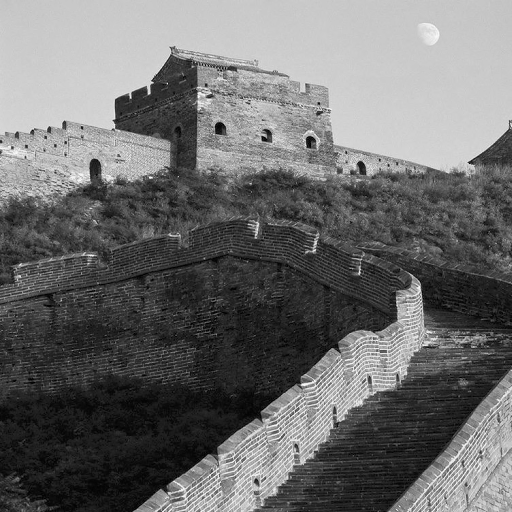
#> input picture AUTO545505-数字图像和视频处理/第三次作业/assets/citywall.bmp, 512 x 512 px; its folder holds 4 pictures in this run
$ python hw3.py
#> lines starting #> are read from the running program, lines starting #| are printed output that depends on the picture
from pathlib import Path

import matplotlib.pyplot as plt
import numpy as np
from PIL import Image

ROOT = Path(__file__).resolve().parent
ASSET_DIR = ROOT / "assets"
OUT_DIR = ROOT / "outputs"
HIST_DIR = OUT_DIR / "histograms"
EQUALIZE_DIR = OUT_DIR / "equalized"
MATCH_DIR = OUT_DIR / "matched"
LOCAL_DIR = OUT_DIR / "local_equalized"
SEG_DIR = OUT_DIR / "segmentation"

for directory in [OUT_DIR, HIST_DIR, EQUALIZE_DIR, MATCH_DIR, LOCAL_DIR, SEG_DIR]:
    directory.mkdir(parents=True, exist_ok=True)

IMAGE_EXTENSIONS = {".bmp", ".jpg", ".jpeg", ".png"}
MATCH_REFERENCES = {
    "citywall1.bmp": "citywall.bmp",
    "citywall2.bmp": "citywall.bmp",
    "elain1.bmp": "elain.bmp",
    "elain2.bmp": "elain.bmp",
    "elain3.bmp": "elain.bmp",
    "lena1.bmp": "lena.bmp",
    "lena2.bmp": "lena.bmp",
    "lena4.bmp": "lena.bmp",
    "woman1.bmp": "woman.BMP",
    "woman2.bmp": "woman.BMP",
}
LOCAL_ENHANCE_TARGETS = ["elain.bmp", "lena.bmp"]
SEGMENT_TARGETS = ["elain.bmp", "woman.BMP"]


def iter_images():
    return sorted(
        path
        for path in ASSET_DIR.iterdir()
        if path.suffix.lower() in IMAGE_EXTENSIONS and not path.name.lower().startswith("readme")
    )


def imread_gray(path: Path) -> np.ndarray:
    return np.array(Image.open(path).convert("L"), dtype=np.uint8)
#> returned value is the input picture: shape (512, 512); min 0, max 252, mean 108.4


def imwrite_gray(path: Path, image: np.ndarray):
    Image.fromarray(image.astype(np.uint8), mode="L").save(path)


def compute_histogram(image: np.ndarray) -> np.ndarray:
    return np.bincount(image.ravel(), minlength=256)


def image_stats(image: np.ndarray) -> dict:
    return {
        "min": int(image.min()),
        "max": int(image.max()),
        "mean": float(image.mean()),
        "std": float(image.std()),
    }


def save_histogram_figure(hist: np.ndarray, out_path: Path, title: str, threshold: int | None = None):
    fig, ax = plt.subplots(figsize=(8, 4))
    ax.bar(np.arange(256), hist, width=1.0, color="steelblue")
    if threshold is not None:
        ax.axvline(threshold, color="crimson", linestyle="--", linewidth=2, label=f"threshold={threshold}")
        ax.legend()
    ax.set_xlim(0, 255)
    ax.set_xlabel("Gray Level")
    ax.set_ylabel("Pixel Count")
    ax.set_title(title)
    fig.tight_layout()
    fig.savefig(out_path, dpi=180)
    plt.close(fig)


def cdf_lut_from_hist(hist: np.ndarray) -> np.ndarray:
    cdf = hist.cumsum()
    nz = np.flatnonzero(hist)
    if nz.size == 0:
        return np.arange(256, dtype=np.uint8)

    cdf_min = cdf[nz[0]]
    denom = cdf[-1] - cdf_min
    if denom <= 0:
        return np.arange(256, dtype=np.uint8)

    lut = np.round((cdf - cdf_min) * 255.0 / denom)
    return np.clip(lut, 0, 255).astype(np.uint8)


def equalize_histogram(image: np.ndarray) -> tuple[np.ndarray, np.ndarray]:
    hist = compute_histogram(image)
    lut = cdf_lut_from_hist(hist)
    return lut[image], lut


def match_histogram(source: np.ndarray, reference: np.ndarray) -> tuple[np.ndarray, np.ndarray]:
    src_hist = compute_histogram(source).astype(np.float64)
    ref_hist = compute_histogram(reference).astype(np.float64)
    src_cdf = np.cumsum(src_hist) / source.size
    ref_cdf = np.cumsum(ref_hist) / reference.size

    lut = np.zeros(256, dtype=np.uint8)
    ref_idx = 0
    for gray_level in range(256):
        while ref_idx < 255 and ref_cdf[ref_idx] < src_cdf[gray_level]:
            ref_idx += 1

        if ref_idx == 0:
            lut[gray_level] = 0
        else:
            prev_idx = ref_idx - 1
            if abs(ref_cdf[prev_idx] - src_cdf[gray_level]) <= abs(ref_cdf[ref_idx] - src_cdf[gray_level]):
                lut[gray_level] = prev_idx
            else:
                lut[gray_level] = ref_idx

    return lut[source], lut


# [40 lines left out: functions local_histogram_equalize, otsu_threshold, not called in this run]


def segment_image(image: np.ndarray, threshold: int) -> np.ndarray:
    return np.where(image > threshold, 255, 0).astype(np.uint8)


def save_equalization_panel(name: str, src: np.ndarray, dst: np.ndarray):
    src_hist = compute_histogram(src)
    dst_hist = compute_histogram(dst)
    fig, axes = plt.subplots(2, 2, figsize=(10, 8))

    axes[0, 0].imshow(src, cmap="gray", vmin=0, vmax=255)
    axes[0, 0].set_title(f"{name} Original")
    axes[0, 0].axis("off")

    axes[0, 1].imshow(dst, cmap="gray", vmin=0, vmax=255)
    axes[0, 1].set_title(f"{name} Equalized")
    axes[0, 1].axis("off")

    axes[1, 0].bar(np.arange(256), src_hist, width=1.0, color="gray")
    axes[1, 0].set_xlim(0, 255)
    axes[1, 0].set_title("Original Histogram")

    axes[1, 1].bar(np.arange(256), dst_hist, width=1.0, color="gray")
    axes[1, 1].set_xlim(0, 255)
    axes[1, 1].set_title("Equalized Histogram")

    fig.tight_layout()
    fig.savefig(EQUALIZE_DIR / f"{Path(name).stem}_equalization_panel.png", dpi=180)
    plt.close(fig)


def save_matching_panel(name: str, src: np.ndarray, ref: np.ndarray, matched: np.ndarray, ref_name: str):
    src_hist = compute_histogram(src)
    ref_hist = compute_histogram(ref)
    matched_hist = compute_histogram(matched)
    fig, axes = plt.subplots(2, 2, figsize=(10, 8))

    axes[0, 0].imshow(src, cmap="gray", vmin=0, vmax=255)
    axes[0, 0].set_title(f"{name} Source")
    axes[0, 0].axis("off")

    axes[0, 1].imshow(matched, cmap="gray", vmin=0, vmax=255)
    axes[0, 1].set_title(f"Matched to {ref_name}")
    axes[0, 1].axis("off")

    axes[1, 0].plot(src_hist, label="source", color="tab:blue")
    axes[1, 0].plot(ref_hist, label="reference", color="tab:orange")
    axes[1, 0].set_xlim(0, 255)
    axes[1, 0].set_title("Source vs Reference Histogram")
    axes[1, 0].legend()

    axes[1, 1].plot(matched_hist, label="matched", color="tab:green")
    axes[1, 1].plot(ref_hist, label="reference", color="tab:orange")
    axes[1, 1].set_xlim(0, 255)
    axes[1, 1].set_title("Matched vs Reference Histogram")
    axes[1, 1].legend()

    fig.tight_layout()
    fig.savefig(MATCH_DIR / f"{Path(name).stem}_matched_panel.png", dpi=180)
    plt.close(fig)


# [46 lines left out: functions save_local_panel, save_segmentation_panel, not called in this run]


def main():
    images = {path.name: imread_gray(path) for path in iter_images()}
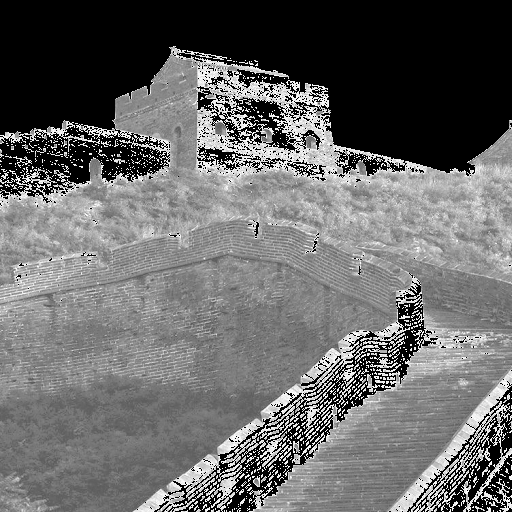
#> input picture AUTO545505-数字图像和视频处理/第三次作业/assets/citywall1.bmp, 512 x 512 px
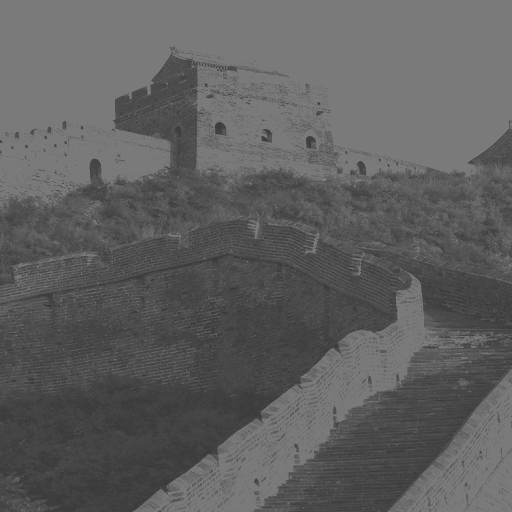
#> input picture AUTO545505-数字图像和视频处理/第三次作业/assets/citywall2.bmp, 512 x 512 px
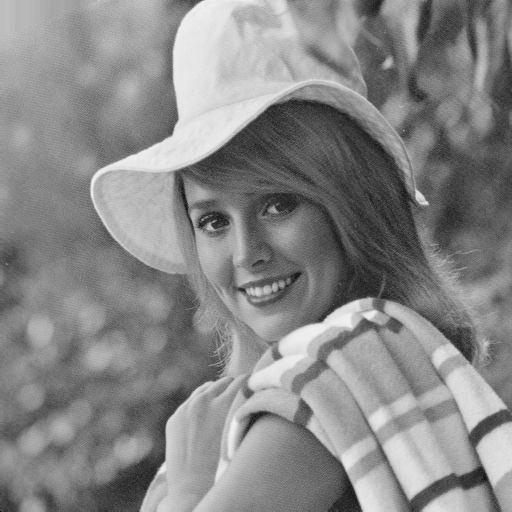
#> input picture AUTO545505-数字图像和视频处理/第三次作业/assets/elain.bmp, 512 x 512 px
#> in imread_gray, returned value is the input picture: shape (512, 512); min 1, max 242, mean 135.4
#> images = 4 items
    summary_lines = []

    summary_lines.append("[Images]")
    for name, image in images.items():
        stats = image_stats(image)
        summary_lines.append(
            f"{name}: shape={image.shape}, min={stats['min']}, max={stats['max']}, "
            f"mean={stats['mean']:.4f}, std={stats['std']:.4f}"
        )
#> this loop made 4 passes
#> (name, stats) on passes 1 to 4: ('citywall.bmp', {'min': 0, 'max': 252, 'mean': 108.4, 'std': 72.07}), ('citywall1.bmp', {'min': 0, 'max': 255, 'mean': 104.5, 'std': 79.51}), ('citywall2.bmp', {'min': 57, 'max': 122, 'mean': 95.15, 'std': 22.78}), ('elain.bmp', {'min': 1, 'max': 242, 'mean': 135.4, 'std': 46.05})
#> after the loop, summary_lines = 5 items

    summary_lines.append("")
    summary_lines.append("[Task 1] Histogram Figures")
    for name, image in images.items():
        hist = compute_histogram(image)
        save_histogram_figure(hist, HIST_DIR / f"{Path(name).stem}_hist.png", f"{name} Histogram")
        summary_lines.append(f"{name} -> histograms/{Path(name).stem}_hist.png")
#> this loop made 4 passes
#> name on passes 1 to 4: 'citywall.bmp', 'citywall1.bmp', 'citywall2.bmp', 'elain.bmp'
#> pass 1, in save_histogram_figure, `fig.savefig(out_path, dpi=180)`:
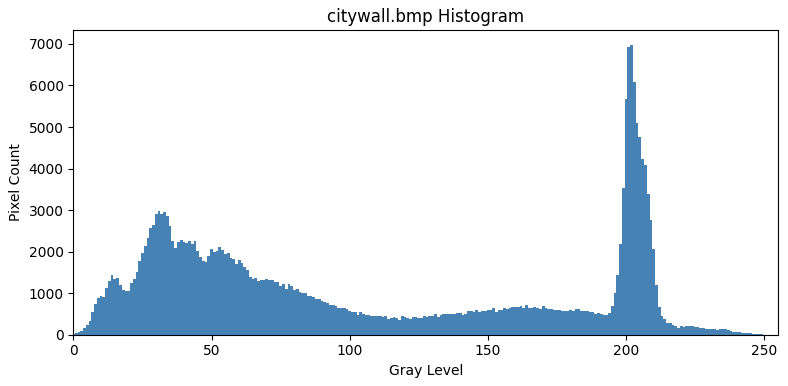
#> figure drawn by matplotlib, 1 panel; tallest bar 6978 high, from x = 201.5 to 202.5
#> after the loop, summary_lines = 11 items

    summary_lines.append("")
    summary_lines.append("[Task 2] Histogram Equalization")
    for name, image in images.items():
        equalized, _ = equalize_histogram(image)
        out_name = f"{Path(name).stem}_equalized.bmp"
        imwrite_gray(EQUALIZE_DIR / out_name, equalized)
        save_equalization_panel(name, image, equalized)
        src_stats = image_stats(image)
        dst_stats = image_stats(equalized)
        summary_lines.append(
            f"{name}: std {src_stats['std']:.4f} -> {dst_stats['std']:.4f}, "
            f"range {src_stats['min']}-{src_stats['max']} -> {dst_stats['min']}-{dst_stats['max']}"
        )
#> this loop made 4 passes
#> (name, out_name, src_stats, dst_stats) on passes 1 to 4: ('citywall.bmp', 'citywall_equalized.bmp', {'min': 0, 'max': 252, 'mean': 108.4, 'std': 72.07}, {'min': 0, 'max': 255, 'mean': 128.5, 'std': 73.92}), ('citywall1.bmp', 'citywall1_equalized.bmp', {'min': 0, 'max': 255, 'mean': 104.5, 'std': 79.51}, {'min': 0, 'max': 255, 'mean': 87.27, 'std': 85.13}), ('citywall2.bmp', 'citywall2_equalized.bmp', {'min': 57, 'max': 122, 'mean': 95.15, 'std': 22.78}, {'min': 0, 'max': 255, 'mean': 142.4, 'std': 88.11}), ('elain.bmp', 'elain_equalized.bmp', {'min': 1, 'max': 242, 'mean': 135.4, 'std': 46.05}, {'min': 0, 'max': 255, 'mean': 128.3, 'std': 73.6})
#> pass 1, in main, `equalized, _ = equalize_histogram(image)`:
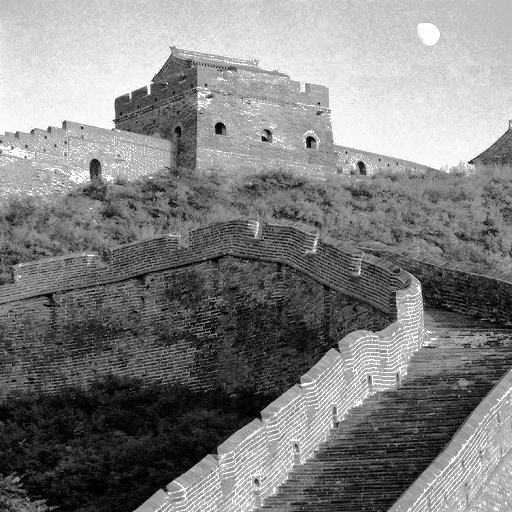
#> equalized: shape (512, 512); min 0, max 255, mean 128.5
#> after the loop:
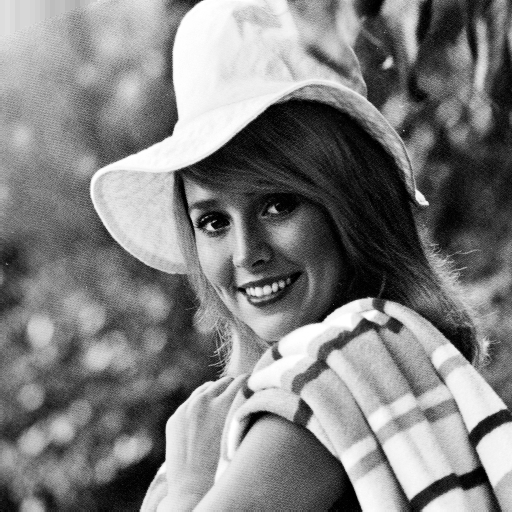
#> equalized: shape (512, 512); min 0, max 255, mean 128.3
#> after the loop, summary_lines = 17 items

    summary_lines.append("")
    summary_lines.append("[Task 3] Histogram Matching")
    for source_name, reference_name in MATCH_REFERENCES.items():
        source_image = images[source_name]
        reference_image = images[reference_name]
        matched, _ = match_histogram(source_image, reference_image)
        out_name = f"{Path(source_name).stem}_matched_to_{Path(reference_name).stem}.bmp"
        imwrite_gray(MATCH_DIR / out_name, matched)
        save_matching_panel(source_name, source_image, reference_image, matched, reference_name)
        src_stats = image_stats(source_image)
        dst_stats = image_stats(matched)
        ref_stats = image_stats(reference_image)
        summary_lines.append(
            f"{source_name} -> {reference_name}: mean {src_stats['mean']:.4f} -> {dst_stats['mean']:.4f}, "
            f"reference mean {ref_stats['mean']:.4f}"
        )
#> this loop made 3 passes
#> (src_stats, dst_stats, ref_stats) on passes 1 to 2: ({'min': 0, 'max': 255, 'mean': 104.5, 'std': 79.51}, {'min': 51, 'max': 252, 'mean': 114.9, 'std': 65.49}, {'min': 0, 'max': 252, 'mean': 108.4, 'std': 72.07}), ({'min': 57, 'max': 122, 'mean': 95.15, 'std': 22.78}, {'min': 1, 'max': 252, 'mean': 126, 'std': 93.75}, {'min': 0, 'max': 252, 'mean': 108.4, 'std': 72.07})
#> pass 2, in save_matching_panel (call 2), `fig.savefig(MATCH_DIR / f"{Path(name).stem}_matched_panel.png", dpi=180)`:
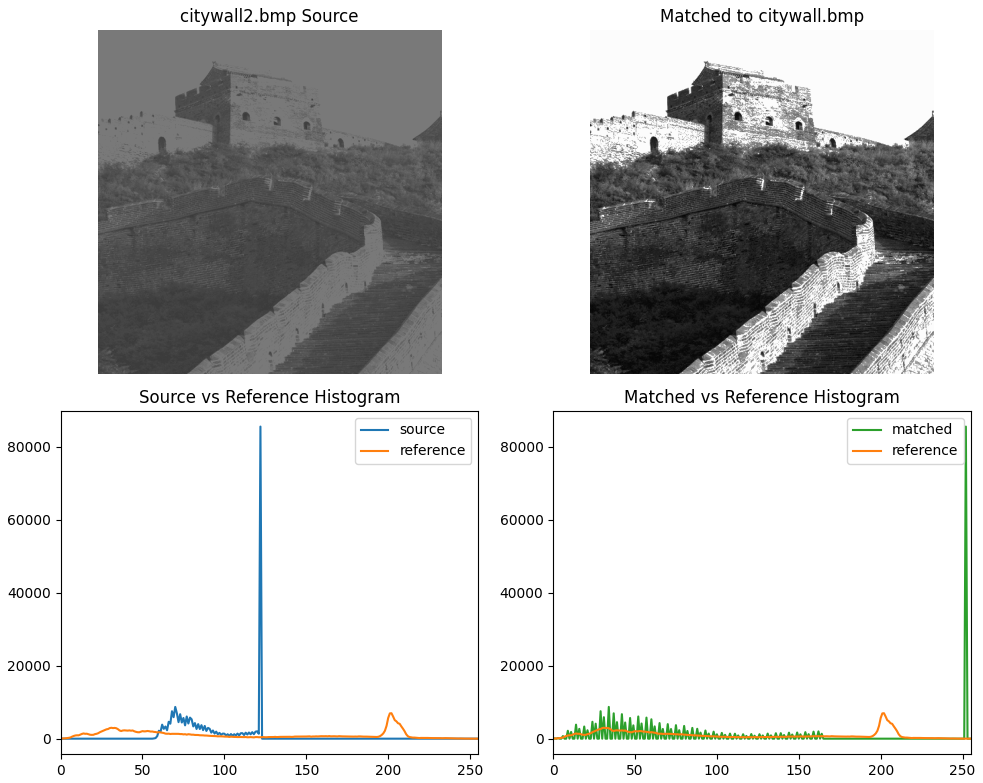
#> figure drawn by matplotlib, 4 panels; panel 3: curve peaks at x = 122, y = 85553; panel 3: curve peaks at x = 202, y = 6978; panel 4: curve peaks at x = 252, y = 85553; panel 4: curve peaks at x = 202, y = 6978
#> after the loop, summary_lines = 21 items

    summary_lines.append("")
    summary_lines.append("[Task 4] Local Histogram Equalization (7x7)")
    for name in LOCAL_ENHANCE_TARGETS:
        image = images[name]
        local_equalized = local_histogram_equalize(image, window_size=7)
        out_name = f"{Path(name).stem}_local_equalized_7x7.bmp"
        imwrite_gray(LOCAL_DIR / out_name, local_equalized)
        save_local_panel(name, image, local_equalized, window_size=7)
        src_stats = image_stats(image)
        dst_stats = image_stats(local_equalized)
        summary_lines.append(
            f"{name}: std {src_stats['std']:.4f} -> {dst_stats['std']:.4f}, "
            f"mean {src_stats['mean']:.4f} -> {dst_stats['mean']:.4f}"
        )

    summary_lines.append("")
    summary_lines.append("[Task 5] Histogram-Based Segmentation")
    for name in SEGMENT_TARGETS:
        image = images[name]
        threshold = otsu_threshold(image)
        mask = segment_image(image, threshold)
        out_name = f"{Path(name).stem}_segmented_otsu.bmp"
        imwrite_gray(SEG_DIR / out_name, mask)
        save_histogram_figure(
            compute_histogram(image),
            SEG_DIR / f"{Path(name).stem}_hist_with_threshold.png",
            f"{name} Histogram",
            threshold=threshold,
        )
        save_segmentation_panel(name, image, mask, threshold)
        white_ratio = float(mask.mean() / 255.0)
        summary_lines.append(f"{name}: threshold={threshold}, foreground_ratio={white_ratio:.4f}")

    report_path = OUT_DIR / "report.txt"
    report_path.write_text("\n".join(summary_lines), encoding="utf-8")

    print("HW3 processing complete.")
    print(f"Summary saved to: {report_path}")


if __name__ == "__main__":
#> (the run stopped early here; a loop or call above may not have finished)
